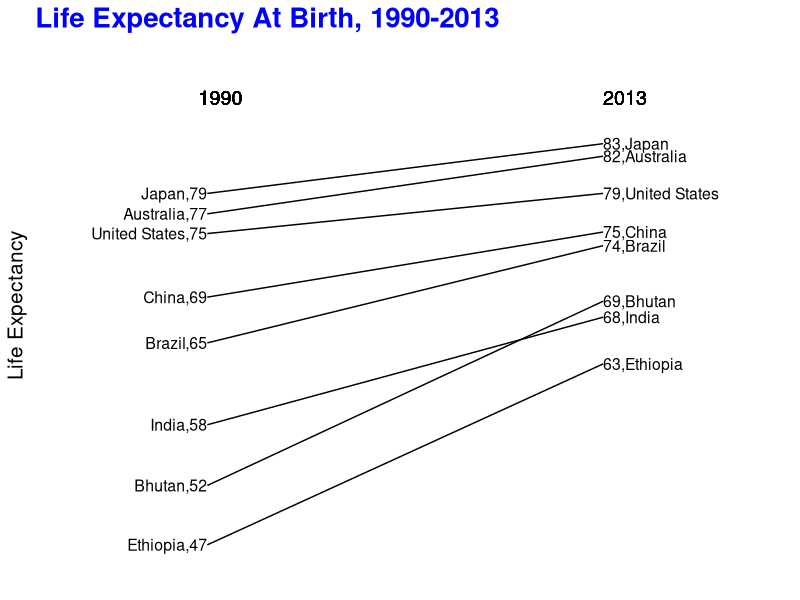
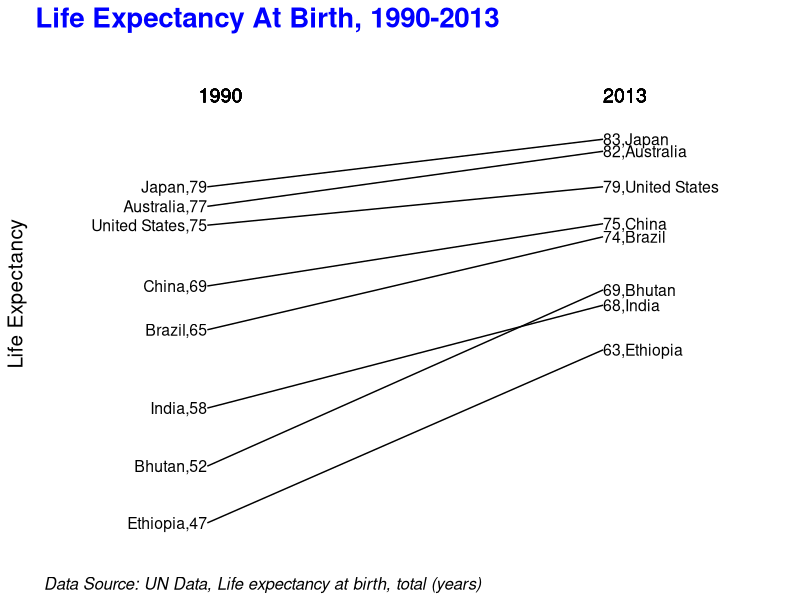

Source code (R) for these figures, in order:
## Import libraries
library(dplyr)
library(ggplot2)
library(grid)
library(gridExtra)

##Read the data file
life <- read.csv("LifeExpectancy.csv",header=TRUE)

## Rearrange the data as Country|1990|2013 for slopegraph. Filter the life expectancy data fo
## 1990 and 2013 into 2 temp variables and then extract the values into year1990 and year2013.
## All countries are extracted to variable group.
## Create a new data frame named 'a' with the 3 variables year1990,year2013, countries
## Set the variable years which will be used for x-axis as [number redacted]
tmp1990 <- life %>% filter(Year==1990)
tmp2013 <- life %>% filter(Year==2013)
year1990 <- tmp1990$Value
year2013 <- tmp2013$Value
group <- tmp2013$Country
years <- 23
a <- data.frame(year1990,year2013,group)

## Create the labels for the 2 ends of the slopegraph
## Left end (1990) will say COuntry,Value
## Right end(2013) will say value
## Round the values to get rid of the decimals
lab1990 <- paste(a$group, round(a$year1990),sep=",")
lab2013 <- paste(round(a$year2013), a$group, sep=",")

## Draw the initial plot

p <- ggplot(a) + 
  geom_segment(aes(x=0,xend=years,
                   y=year1990,yend=year2013),
               size=0.5)+
  ggtitle("Life Expectancy At Birth, 1990-2013")+theme(plot.title = element_text(face="bold",size=20,color="blue"))

## Set the theme background, grids, ticks, text and borders to blank
p<-p + theme(panel.background = element_blank())
p<-p + theme(panel.grid=element_blank())
p<-p + theme(axis.ticks=element_blank())
p<-p + theme(axis.text=element_blank())
p<-p + theme(panel.border=element_blank())

## Adding extra space around the graph to accomodate the labels
p <- p+ xlim(-8,(years+9))
p <- p+ylim(min(a$year2013,a$year1990),max(a$year2013,a$year1990)+7)

## Set the Y axis title
p<-p+xlab("")+ylab("Life Expectancy")+
  theme(axis.title.y = element_text(size = 15, angle = 90))


## Set the labels on the slopegraph
## x variable is repeated with value as years (right end)
## hjust of 0, aligns text to left
## Size is the font size
p<-p+geom_text(label=lab2013,y=a$year2013,x=rep.int(years,length(a$year2013)),hjust=0, vjust=0.5,size=4)
p<-p+geom_text(label=lab1990,y=a$year1990,x=rep.int(0,length(a$year2013)),hjust=1, vjust=0.5,size=4)

## Set the label for the 2 ends of the slopegraph.
## Y value needs to be slightly greater than the max value of the data, to avoid overlap. 
## This spacing needs to be adjusted in the ylim above
p<-p+geom_text(label="1990",x=0,y=(1.05*(max(a$year2013,a$year1990))),hjust=0.2,size=5)
p<-p+geom_text(label="2013",x=years,y=(1.05*(max(a$year2013,a$year1990))),hjust=0,size=5)


## Show the plot on screen
print(p)

## Add footnote
grid.newpage()
footnote <- "Data Source: UN Data, Life expectancy at birth, total (years)"
g <- arrangeGrob(p, bottom = textGrob(footnote, x = 0, hjust = -0.1, vjust=0.1, gp = gpar(fontface = "italic", fontsize = 12)))
grid.draw(g)